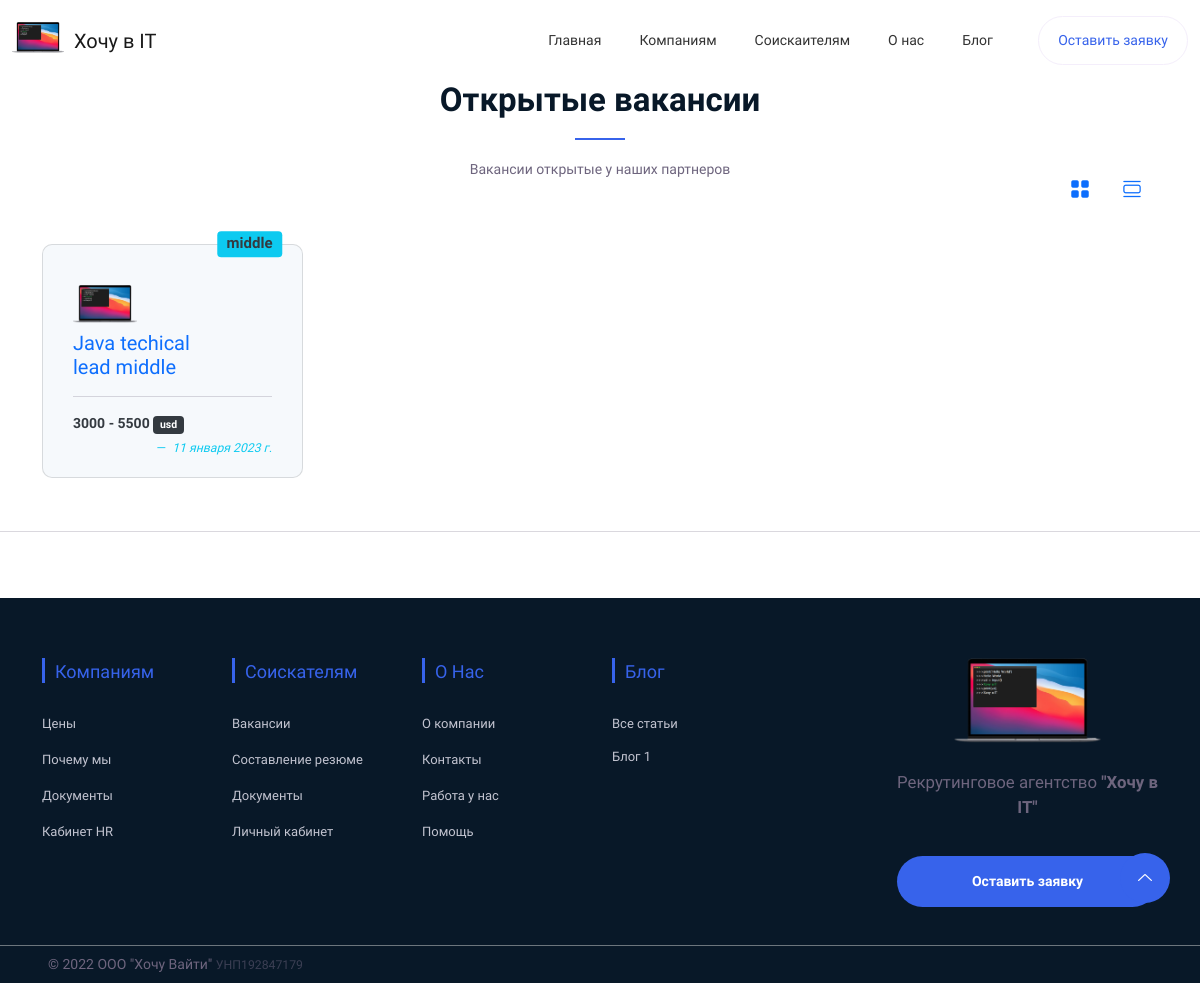
The page /vacancy/ on the database as committed earlier.
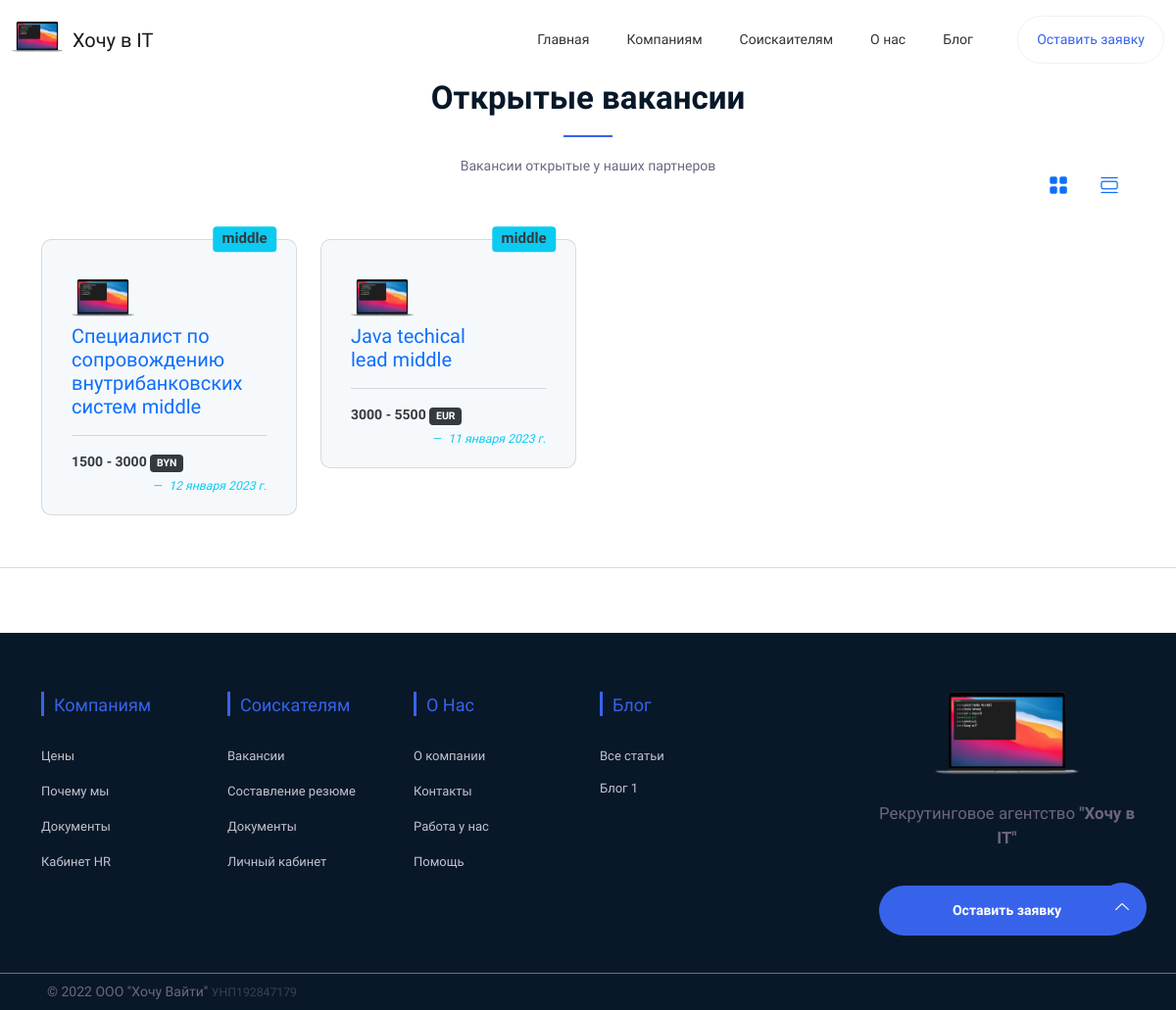
The same page on the database as committed later.
### vacancy/models.py (models this page shows, shortened)
class Vacancy(models.Model):
    title = models.CharField("Название", max_length=200)
    color = models.CharField("Цвет публикации", max_length=10)
    text = models.TextField("Описание")
    salary_from = models.IntegerField("Вилка от")
    salary_to = models.IntegerField("Вилка до")
    currency = models.CharField("Валюта", max_length=500, choices=CURRENCY)
    grade = models.CharField("Грейд", max_length=500, choices=GRADE)
    stack = models.CharField("Технологии", max_length=500)
    benefits = models.TextField("Предложение и бонусы")
    vacancy_date = models.DateField("Дата публикации", default=timezone.now)
    activity = models.BooleanField('Активность', default=0)
    hot = models.BooleanField('Продвижение', default=0)

### blog/models.py (models this page shows, shortened)
class Blog(models.Model):
    title = models.CharField("Название", max_length=200)
    post = models.TextField("Пост")
    image = models.ImageField("Изображение", upload_to='images',)
    blog_date = models.DateField("Дата публикации", default=timezone.now)
    draft = models.BooleanField('Статус', default=0)

### vacancy/views.py (the view)
# urls.py: path('vacancy/', views.vacancy_list, name='vacancy_list'),
def vacancy_list(request):
    vacancys = Vacancy.objects.filter(activity=1).order_by('-vacancy_date')
    menuposts = Blog.objects.filter(draft=1).order_by('-blog_date')[:3]
    return render(request, 'vacancy/list.html', {'vacancys': vacancys, 'menuposts':menuposts})

### templates/vacancy/list.html (shortened to what this page needs)
{% extends 'home.html' %}
{% load static %}
{% block content %}
        <div class="latest-news-area section">
        <div class="container">
            <div class="row">
                <div class="col-12">
                    <div class="section-title" style="margin-bottom: -15px">
                        <h2 class="wow fadeInUp" data-wow-delay=".3s">Открытые вакансии</h2>
                        <p class="wow fadeInUp" data-wow-delay=".7s">Вакансии открытые у наших партнеров</p>
                    </div>
                    <ul class="nav justify-content-end " id="pills-tab" style="margin-top: -10px; font-size: 20px">
                         <li class="nav-item">
                              <a class="nav-link active"  id="nav-table-tab" data-bs-toggle="tab" data-bs-target="#nav-table" type="button" role="tab" aria-controls="nav-table" aria-selected="true"><i class="bi bi-grid-fill"></i></a>
                         </li>
                         <li class="nav-item">
                             <a class="nav-link" id="nav-list-tab" data-bs-toggle="tab" data-bs-target="#nav-list" type="button" role="tab" aria-controls="nav-list" aria-selected="false"><i class="bi bi-view-list"></i></a>
                         </li>
                    </ul>
                </div>
            </div>
<div class="tab-content mt-3" id="pills-tabContent">
    <div class="tab-pane fade show active" id="nav-table" role="tabpanel" aria-labelledby="nav-table-tab" tabindex="0">
            <div class="single-head">
                <div class="row">
                    {% for vacancy in vacancys %}
                    <div class="col-lg-3 col-md-4 col-12 position-relative my-3">
                        <div class="single-service wow fadeInUp card card-cover my-auto" data-wow-delay=".2s">
                            <img src="{% static 'images/logo/big-logo.png' %}" class="mb-2 d-none d-sm-block" style="width: 64px">
                            <div class="row"><div class="col-3 d-block d-sm-none"><img src="{% static 'images/logo/big-logo.png' %}" class="w-100"></div>
                                <div class="col-9"><strong class="h5"><a href="vacancy/{{ vacancy.id }}" class="text-primary link-light stretched-link">{{ vacancy.title }} {{ vacancy.grade }}</a></strong></div></div>
                            <hr>
                            <a href="vacancy/{{ vacancy.id }}" class="text-dark link-dark" style="font-weight: bold">{{ vacancy.salary_from }} - {{ vacancy.salary_to }} <span class="badge bg-dark text-white">{{ vacancy.currency }}</span> </a><br>
                                <figure class="text-end" style="margin-bottom: -36px;">
                                  <figcaption class="blockquote-footer text-info">
                                    <cite>{{ vacancy.vacancy_date }}</cite>
                                  </figcaption>
                                </figure>
                        </div>
                          <div class="position-absolute top-0 end-0 translate-middle badge bg-info text-dark" style="z-index: 50; font-size: 15px">{{ vacancy.grade }}</div>
                    </div>
                    {% endfor %}
                </div>
            </div>
  </div>
</div>
            <br>
        </div><hr>
    </div>
{% endblock %}

### templates/footer.html (shortened to what this page needs)
{% load static %}
    <footer class="footer">
        <div class="footer-middle">
            <div class="container">
                <div class="row">
                    <div class="col-lg-2 col-md-4 col-sm-12">
                        <div class="single-footer f-link">
                            <h3>Компаниям</h3>
                            <ul>
                                <li><a href="price.html">Цены</a></li>
                                <li><a href="why.html">Почему мы</a></li>
                                <li><a href="docs.html">Документы</a></li>
                                <li><a href="access/">Кабинет HR</a></li>
                            </ul>
                        </div>
                    </div>
                    <div class="col-lg-2 col-md-4 col-sm-12">
                        <div class="single-footer f-link">
                            <h3>Соискателям</h3>
                            <ul>
                                <li><a href="{% url 'vacancy_list' %}">Вакансии</a></li>
                                <li><a href="upload.html">Составление резюме</a></li>
                                <li><a href="invate.html">Документы</a></li>
                                <li><a href="feedback.html">Личный кабинет</a></li>
                            </ul>
                        </div>
                    </div>
                    <div class="col-lg-2 col-md-4 col-sm-12">
                        <div class="single-footer f-link">
                            <h3>О нас</h3>
                            <ul>
                                <li><a href="about.html">О компании</a></li>
                                <li><a href="about.html#contacts">Контакты</a></li>
                                <li><a href="join.html">Работа у нас</a></li>
                                <li><a href="promo/">Помощь</a></li>
                            </ul>
                        </div>
                    </div>
                    <div class="col-lg-3 col-md-4 col-sm-12">
                        <div class="single-footer f-link text-truncate">
                            <h3>Блог</h3>
                            <ul>
                                <li><a href="{% url 'blog_list' %}">Все статьи</a></li>
                                            {% for menupost in menuposts %}
                                            <li><a href="blog/{{ menupost.id }}" class="text-truncate" style="margin-top: -2px; margin-bottom: -1px;">{{ menupost.title }}</a></li>
                                            {% endfor %}
                            </ul>
                        </div>
                    </div>
                    <div class="col-lg-3 col-md-6 col-sm-12">
                        <div class="f-about single-footer text-center">
                            <div class="logo">
                                <a href="index.html" class="text-center"><img src="{% static 'images/logo/big-logo.png' %}" alt="Logo" style="width: 56%"></a>
                            </div>
                            <span class="text-center"><big>Рекрутинговое агентство <strong>"Хочу в IT"</strong> </big></span>
                            <div class="footer-social">
                                        <div class="button w-100">
            <a class="btn w-100" data-bs-toggle="modal" data-bs-target="#exampleModal">Оставить заявку</a>
        </div>
                            </div>
                        </div>
                    </div>
                </div>
            </div>
        </div>
        <div class="footer-bottom">
            <div class="d-flex flex-column flex-md-row justify-content-between mx-auto py-2 mt-2 border-top border-secondary">
      <p class="my-auto mx-5 text-center">&copy; 2022 <span class="lang-49" data-label="LLC 'Want 2 IT'">ООО "Хочу Вайти"</span> <small style="opacity: 0.5">УНП192847179</small></p>
      </div>
        </div>
    </footer>
    <a href="#" class="scroll-top btn-hover">
        <i class="lni lni-chevron-up"></i>
    </a>

Rows that differ between the two databases and show on the page:
added Vacancy: title "Специалист по сопровождению внутрибанковских систем", grade "middle", salary_from "1500", salary_to "3000", currency "BYN", vacancy_date "12 января 2023 г."
changed Vacancy "Java techical lead": currency "usd" → "EUR"
